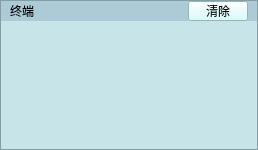
              <widget class="QFrame" name="frame_12">
               <property name="minimumSize">
                <size>
                 <width>0</width>
                 <height>150</height>
                </size>
               </property>
               <property name="maximumSize">
                <size>
                 <width>16777215</width>
                 <height>150</height>
                </size>
               </property>
               <property name="styleSheet">
                <string notr="true">background-color: rgb(173, 203, 214);</string>
               </property>
               <property name="frameShape">
                <enum>QFrame::StyledPanel</enum>
               </property>
               <property name="frameShadow">
                <enum>QFrame::Raised</enum>
               </property>
               <property name="lineWidth">
                <number>0</number>
               </property>
               <layout class="QVBoxLayout" name="verticalLayout_6">
                <property name="spacing">
                 <number>0</number>
                </property>
                <property name="leftMargin">
                 <number>0</number>
                </property>
                <property name="topMargin">
                 <number>0</number>
                </property>
                <property name="rightMargin">
                 <number>0</number>
                </property>
                <property name="bottomMargin">
                 <number>0</number>
                </property>
                <item>
                 <widget class="QFrame" name="frame_13">
                  <property name="minimumSize">
                   <size>
                    <width>0</width>
                    <height>20</height>
                   </size>
                  </property>
                  <property name="maximumSize">
                   <size>
                    <width>16777215</width>
                    <height>20</height>
                   </size>
                  </property>
                  <property name="frameShape">
                   <enum>QFrame::NoFrame</enum>
                  </property>
                  <property name="frameShadow">
                   <enum>QFrame::Raised</enum>
                  </property>
                  <layout class="QHBoxLayout" name="horizontalLayout_3">
                   <property name="spacing">
                    <number>0</number>
                   </property>
                   <property name="leftMargin">
                    <number>9</number>
                   </property>
                   <property name="topMargin">
                    <number>0</number>
                   </property>
                   <property name="rightMargin">
                    <number>9</number>
                   </property>
                   <property name="bottomMargin">
                    <number>0</number>
                   </property>
                   <item>
                    <widget class="QLabel" name="label_6">
                     <property name="maximumSize">
                      <size>
                       <width>80</width>
                       <height>16777215</height>
                      </size>
                     </property>
                     <property name="text">
                      <string>终端</string>
                     </property>
                    </widget>
                   </item>
                   <item>
                    <widget class="QFrame" name="frame_14">
                     <property name="maximumSize">
                      <size>
                       <width>16777215</width>
                       <height>10</height>
                      </size>
                     </property>
                     <property name="frameShape">
                      <enum>QFrame::NoFrame</enum>
                     </property>
                     <property name="frameShadow">
                      <enum>QFrame::Raised</enum>
                     </property>
                    </widget>
                   </item>
                   <item>
                    <widget class="QPushButton" name="pushButton_6">
                     <property name="minimumSize">
                      <size>
                       <width>0</width>
                       <height>20</height>
                      </size>
                     </property>
                     <property name="maximumSize">
                      <size>
                       <width>60</width>
                       <height>16777215</height>
                      </size>
                     </property>
                     <property name="styleSheet">
                      <string notr="true">background-color: rgb(207, 253, 255);</string>
                     </property>
                     <property name="text">
                      <string>清除</string>
                     </property>
                    </widget>
                   </item>
                  </layout>
                 </widget>
                </item>
                <item>
                 <widget class="QTextBrowser" name="textBrowser_terminal_output">
                  <property name="styleSheet">
                   <string notr="true">background-color: rgb(199, 229, 232);</string>
                  </property>
                  <property name="frameShape">
                   <enum>QFrame::NoFrame</enum>
                  </property>
                 </widget>
                </item>
               </layout>
              </widget>
